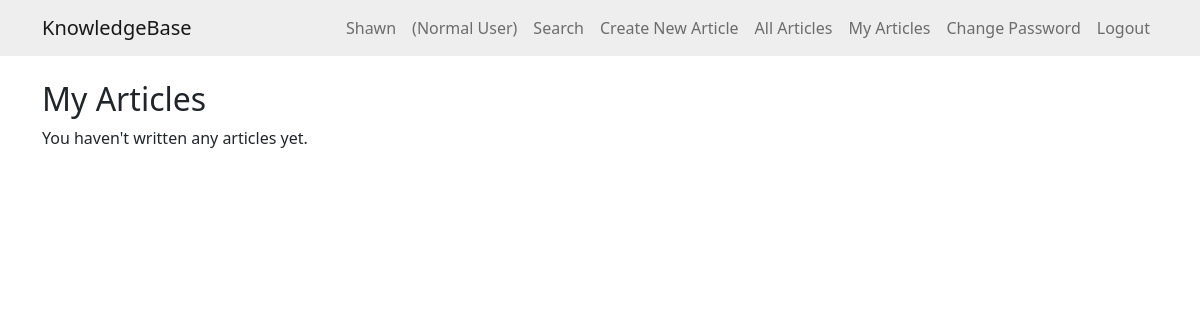
Before: /myarticles/ (signed in) with the older database file.
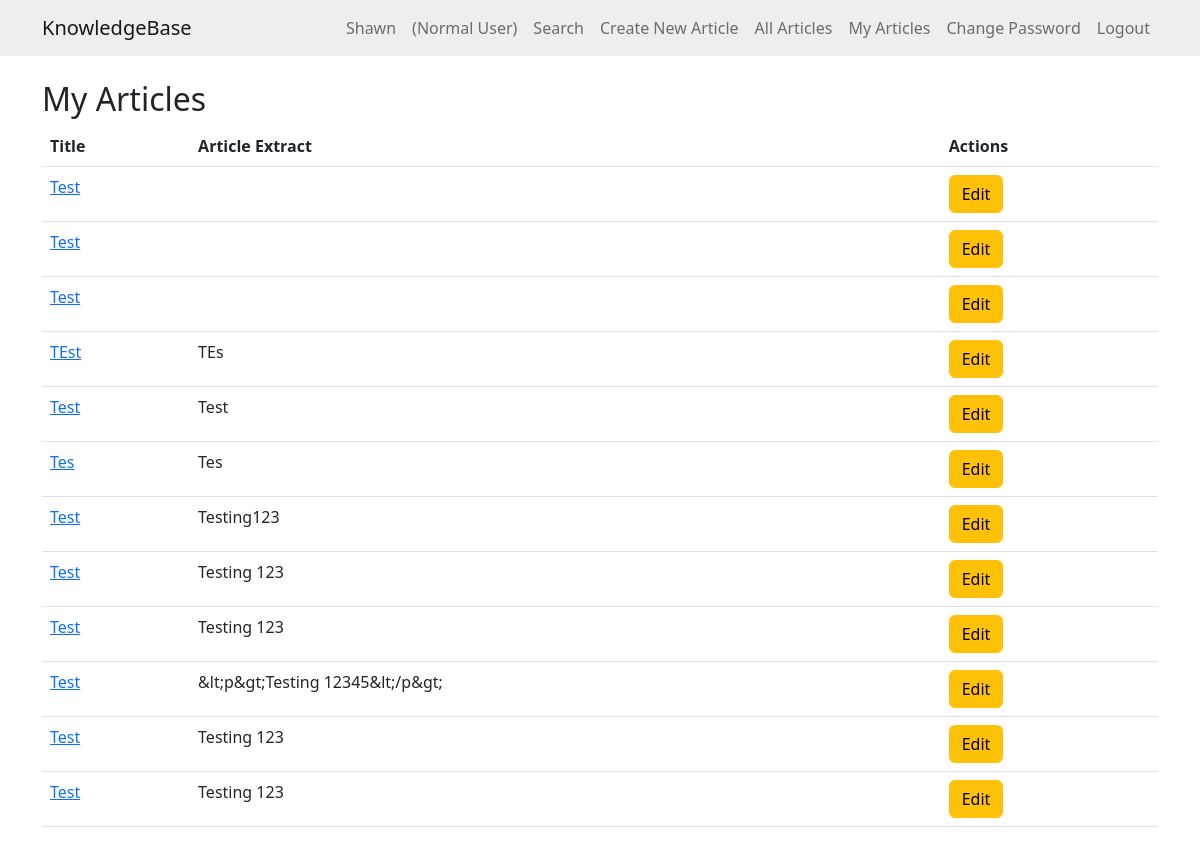
After: the same page with the newer database file.
### knowledge/models.py (models this page shows)
class KBEntry(models.Model):
    title = models.CharField(max_length=255)
    article = models.TextField()
    created_by = models.ForeignKey(User, related_name="created_kb_entries", on_delete=models.SET_NULL, null=True)
    created_datetime = models.DateTimeField(auto_now_add=True)
    modified_datetime = models.DateTimeField(auto_now=True)
    last_modified_by = models.ForeignKey(User, related_name="modified_kb_entries", on_delete=models.SET_NULL, null=True)
    deleted_datetime = models.DateTimeField(null=True, blank=True)
    deleted_by = models.ForeignKey(User, related_name="deleted_kb_entries", on_delete=models.SET_NULL, null=True, blank=True)
    upvotes = models.ManyToManyField(User, related_name="upvoted_kb_entries", blank=True)
    downvotes = models.ManyToManyField(User, related_name="downvoted_kb_entries", blank=True)
    rating = models.FloatField(default=0.0)
    views = models.PositiveIntegerField(default=0)
    meta_data = models.ManyToManyField('Tag', blank=True) # Assuming you will have a 'Tag' model

### knowledge/views.py (the view)
# urls.py: path('myarticles/', views.my_articles, name='my_articles'),
@login_required
def my_articles(request):
    user_articles = KBEntry.objects.filter(created_by=request.user, deleted_datetime__isnull=True)
    return render(request, 'knowledge/my_articles.html', {'articles': user_articles})

### knowledge/templates/knowledge/my_articles.html
{% extends 'knowledge/base.html' %}
{% block content %}
<h2>My Articles</h2>
{% if articles %}
    <table class="table">
        <thead>
            <tr>
                <th>Title</th>
                <th>Article Extract</th>
                <th>Actions</th>
            </tr>
        </thead>
        <tbody>
        {% for article in articles %}
            <tr>
                <td><a href="{% url 'article_detail' article.id %}">{{ article.title }}</a></td>
                <td>{{ article.article|striptags|truncatechars:50 }}</td>
                <td>
                    <a href="{% url 'edit_article' article.id %}" class="btn btn-warning">Edit</a>
                </td>
            </tr>
        {% endfor %}
        </tbody>
    </table>
{% else %}
    <p>You haven't written any articles yet.</p>
{% endif %}
{% endblock %}

Changed rows visible on the page:
added KBEntry: title "Test"
added KBEntry: title "Test"
added KBEntry: title "Test"
added KBEntry: title "TEst", article "TEs"
added KBEntry: title "Test", article "Test"
added KBEntry: title "Tes", article "Tes"
added KBEntry: title "Test", article "Testing123"
added KBEntry: title "Test", article "Testing 123"
added KBEntry: title "Test", article "Testing 123"
added KBEntry: title "Test", article "&lt;p&gt;Testing 12345&lt;/p&gt;"
added KBEntry: title "Test", article "Testing 123"
added KBEntry: title "Test", article "Testing 123"
Other visible differences:
text no longer shown: "You haven't written any articles yet."
text now shown: "Title Article Extract Actions"
